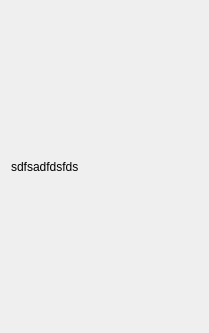
<?xml version="1.0" encoding="UTF-8"?>
<ui version="4.0">
 <class>MainWindow</class>
 <widget class="QMainWindow" name="MainWindow">
  <property name="geometry">
   <rect>
    <x>0</x>
    <y>0</y>
    <width>209</width>
    <height>333</height>
   </rect>
  </property>
  <property name="windowTitle">
   <string>MainWindow</string>
  </property>
  <widget class="QWidget" name="centralWidget">
   <layout class="QVBoxLayout" name="verticalLayout">
    <item>
     <widget class="QLabel" name="label">
      <property name="text">
       <string>sdfsadfdsfds</string>
      </property>
     </widget>
    </item>
   </layout>
  </widget>
 </widget>
 <layoutdefault spacing="6" margin="11"/>
 <resources/>
 <connections/>
</ui>
